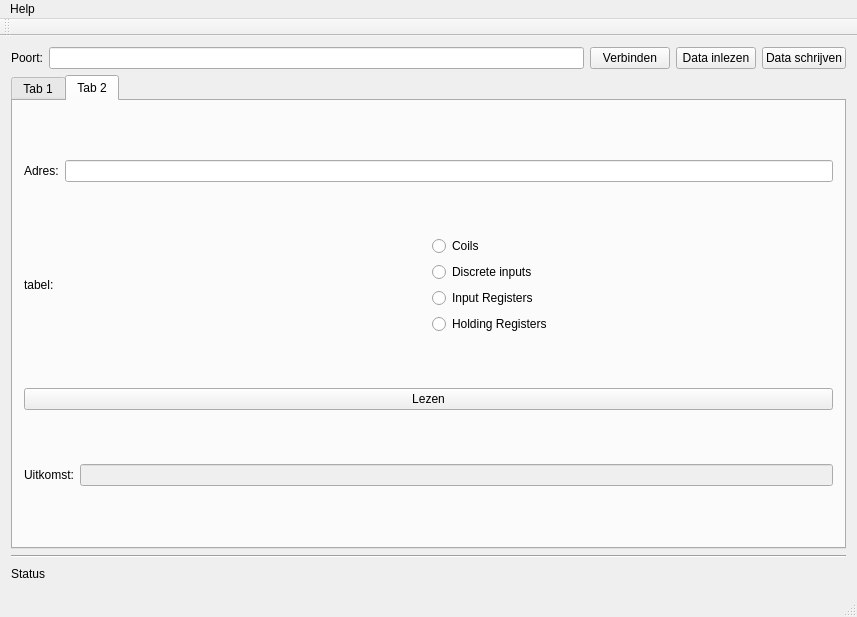
<?xml version="1.0" encoding="UTF-8"?>
<ui version="4.0">
 <class>MainWindow</class>
 <widget class="QMainWindow" name="MainWindow">
  <property name="geometry">
   <rect>
    <x>0</x>
    <y>0</y>
    <width>857</width>
    <height>617</height>
   </rect>
  </property>
  <property name="windowTitle">
   <string>MainWindow</string>
  </property>
  <widget class="QWidget" name="centralWidget">
   <layout class="QVBoxLayout" name="verticalLayout">
    <item>
     <layout class="QHBoxLayout" name="horizontalLayout">
      <item>
       <widget class="QLabel" name="label">
        <property name="text">
         <string>Poort:</string>
        </property>
       </widget>
      </item>
      <item>
       <widget class="QLineEdit" name="poort"/>
      </item>
      <item>
       <widget class="QPushButton" name="pushButton">
        <property name="text">
         <string>Verbinden</string>
        </property>
       </widget>
      </item>
      <item>
       <widget class="QPushButton" name="pushButton_2">
        <property name="text">
         <string>Data inlezen</string>
        </property>
       </widget>
      </item>
      <item>
       <widget class="QPushButton" name="pushButton_3">
        <property name="text">
         <string>Data schrijven</string>
        </property>
       </widget>
      </item>
     </layout>
    </item>
    <item>
     <widget class="QTabWidget" name="tabWidget">
      <property name="currentIndex">
       <number>1</number>
      </property>
      <widget class="QWidget" name="tab">
       <attribute name="title">
        <string>Tab 1</string>
       </attribute>
       <layout class="QHBoxLayout" name="horizontalLayout_4">
        <item>
         <layout class="QHBoxLayout" name="horizontalLayout_3">
          <item>
           <widget class="QGroupBox" name="coils">
            <property name="title">
             <string>Coils</string>
            </property>
           </widget>
          </item>
          <item>
           <widget class="QGroupBox" name="DI">
            <property name="title">
             <string>DI</string>
            </property>
           </widget>
          </item>
          <item>
           <widget class="QGroupBox" name="IR">
            <property name="title">
             <string>IR</string>
            </property>
           </widget>
          </item>
          <item>
           <widget class="QGroupBox" name="HR">
            <property name="title">
             <string>HR</string>
            </property>
           </widget>
          </item>
         </layout>
        </item>
       </layout>
      </widget>
      <widget class="QWidget" name="tab_2">
       <attribute name="title">
        <string>Tab 2</string>
       </attribute>
       <layout class="QVBoxLayout" name="verticalLayout_3">
        <item>
         <layout class="QHBoxLayout" name="horizontalLayout_5">
          <property name="sizeConstraint">
           <enum>QLayout::SetMinimumSize</enum>
          </property>
          <item>
           <widget class="QLabel" name="label_2">
            <property name="text">
             <string>Adres:</string>
            </property>
           </widget>
          </item>
          <item>
           <widget class="QLineEdit" name="adres"/>
          </item>
         </layout>
        </item>
        <item>
         <layout class="QHBoxLayout" name="horizontalLayout_6">
          <item>
           <widget class="QLabel" name="label_3">
            <property name="text">
             <string>tabel:</string>
            </property>
           </widget>
          </item>
          <item>
           <layout class="QVBoxLayout" name="verticalLayout_2">
            <item>
             <widget class="QRadioButton" name="radio_coils">
              <property name="text">
               <string>Coils</string>
              </property>
             </widget>
            </item>
            <item>
             <widget class="QRadioButton" name="radio_DI">
              <property name="text">
               <string>Discrete inputs</string>
              </property>
             </widget>
            </item>
            <item>
             <widget class="QRadioButton" name="radio_IR">
              <property name="text">
               <string>Input Registers</string>
              </property>
             </widget>
            </item>
            <item>
             <widget class="QRadioButton" name="radio_HR">
              <property name="text">
               <string>Holding Registers</string>
              </property>
             </widget>
            </item>
           </layout>
          </item>
         </layout>
        </item>
        <item>
         <widget class="QPushButton" name="knop_adresInlezen">
          <property name="text">
           <string>Lezen</string>
          </property>
         </widget>
        </item>
        <item>
         <layout class="QHBoxLayout" name="horizontalLayout_7">
          <property name="sizeConstraint">
           <enum>QLayout::SetMinimumSize</enum>
          </property>
          <item>
           <widget class="QLabel" name="label_4">
            <property name="text">
             <string>Uitkomst:</string>
            </property>
           </widget>
          </item>
          <item>
           <widget class="QLineEdit" name="uitkomst">
            <property name="enabled">
             <bool>false</bool>
            </property>
           </widget>
          </item>
         </layout>
        </item>
       </layout>
      </widget>
     </widget>
    </item>
    <item>
     <widget class="Line" name="line">
      <property name="orientation">
       <enum>Qt::Horizontal</enum>
      </property>
     </widget>
    </item>
    <item>
     <layout class="QHBoxLayout" name="horizontalLayout_2">
      <property name="sizeConstraint">
       <enum>QLayout::SetMinimumSize</enum>
      </property>
      <item>
       <widget class="QLabel" name="status">
        <property name="text">
         <string>Status</string>
        </property>
       </widget>
      </item>
      <item>
       <spacer name="horizontalSpacer">
        <property name="orientation">
         <enum>Qt::Horizontal</enum>
        </property>
        <property name="sizeType">
         <enum>QSizePolicy::Minimum</enum>
        </property>
        <property name="sizeHint" stdset="0">
         <size>
          <width>40</width>
          <height>20</height>
         </size>
        </property>
       </spacer>
      </item>
     </layout>
    </item>
   </layout>
  </widget>
  <widget class="QMenuBar" name="menuBar">
   <property name="geometry">
    <rect>
     <x>0</x>
     <y>0</y>
     <width>857</width>
     <height>21</height>
    </rect>
   </property>
   <widget class="QMenu" name="menuHelp">
    <property name="title">
     <string>Help</string>
    </property>
    <addaction name="actionAbout"/>
   </widget>
   <addaction name="menuHelp"/>
  </widget>
  <widget class="QToolBar" name="mainToolBar">
   <attribute name="toolBarArea">
    <enum>TopToolBarArea</enum>
   </attribute>
   <attribute name="toolBarBreak">
    <bool>false</bool>
   </attribute>
  </widget>
  <widget class="QStatusBar" name="statusBar"/>
  <action name="actionAbout">
   <property name="text">
    <string>About</string>
   </property>
  </action>
 </widget>
 <layoutdefault spacing="6" margin="11"/>
 <resources/>
 <connections/>
</ui>
